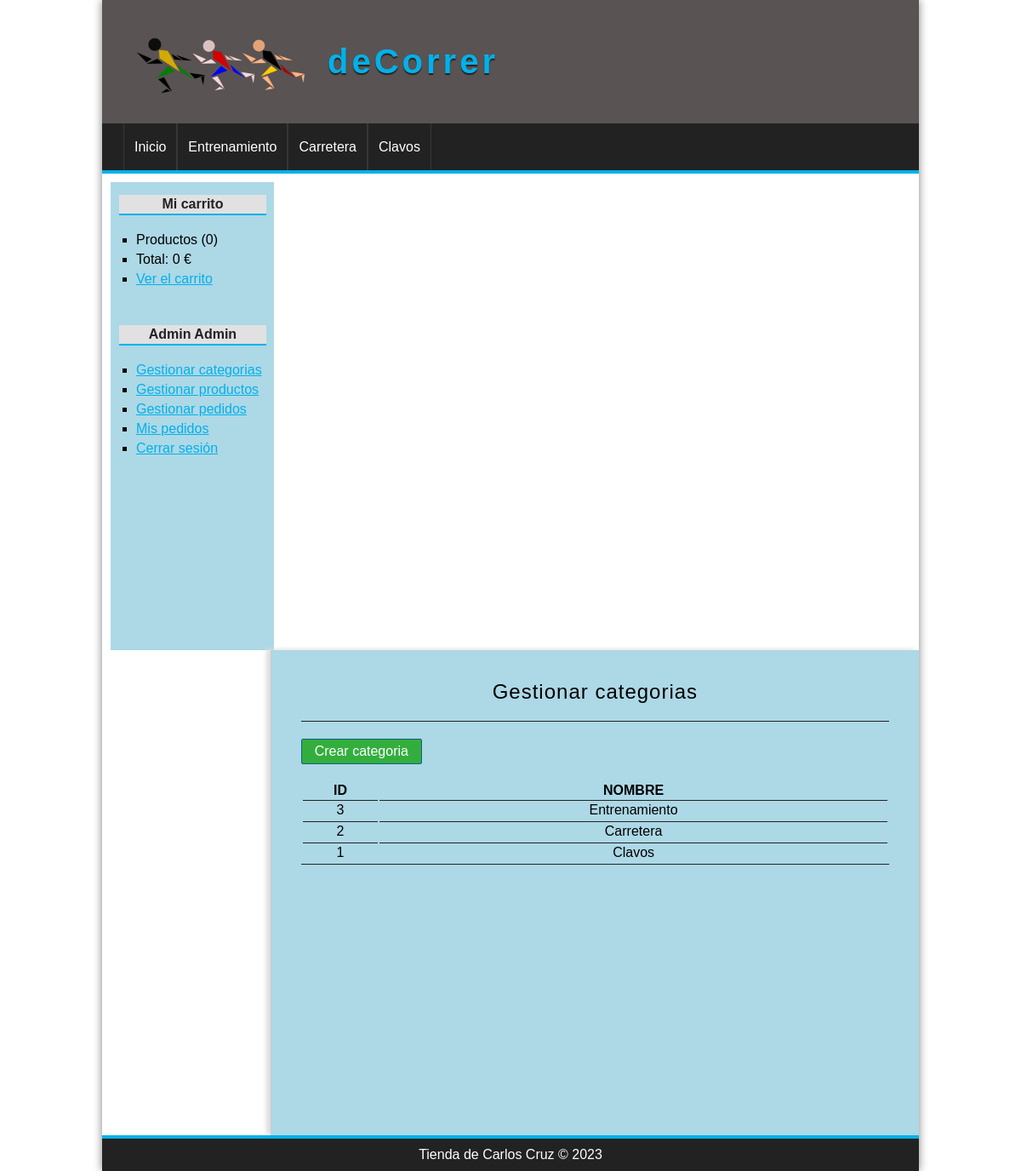
Page /categoria/index (signed in) on the committed database.
### tables this page shows
CREATE TABLE categorias(
id              int(255) auto_increment not null,
nombre          varchar(100) not null,
CONSTRAINT pk_categorias PRIMARY KEY(id) 
);

### config/db.php (called while the page is built)
<?php
class Database{
	public static function connect(){
		$db = new mysqli('localhost', 'root', '', 'deCorrer');
		$db->query("SET NAMES 'utf8'");
		return $db;
	}
}

### helpers/utils.php (called while the page is built, shortened)
<?php
class Utils{
	public static function showCategorias(){
		require_once 'models/categoria.php';
		$categoria = new Categoria();
		$categorias = $categoria->getAll();
		return $categorias;
	}
	public static function statsCarrito(){
		$stats = array(
			'count' => 0,
			'total' => 0
		);
		return $stats;
	}
}

### models/categoria.php (called while the page is built, shortened)
<?php
class Categoria{
	private $db;
	public function __construct() {
		$this->db = Database::connect();
	}
	public function getAll(){
		$categorias = $this->db->query("SELECT * FROM categorias ORDER BY id DESC;");
		return $categorias;
	}
}

### controllers/categoriaController.php (called while the page is built, shortened)
<?php
require_once 'models/categoria.php';
class categoriaController{
	public function index(){
		$categoria = new Categoria();
		$categorias = $categoria->getAll();
		require_once 'views/categoria/index.php';
	}
}

### views/categoria/index.php (the view)
<h1>Gestionar categorias</h1>
<a href="<?=base_url?>categoria/crear" class="button button-small">
	Crear categoria
</a>
<table>
	<tr>
		<th>ID</th>
		<th>NOMBRE</th>
	</tr>
	<?php while($cat = $categorias->fetch_object()): ?>
		<tr>
			<td><?=$cat->id;?></td>
			<td><?=$cat->nombre;?></td>
		</tr>
	<?php endwhile; ?>
</table>

### views/layout/header.php (shortened to what this page needs)
<!DOCTYPE HTML>
<html lang="es">
	<head>
		<link rel="stylesheet" href="<?=base_url?>assets/css/styles.css" />
	</head>
	<body>
		<div id="container">
			<header id="header">
				<div id="logo">
					<img src="<?=base_url?>assets/img/logo.png" alt="Tienda Logo" />
					<a href="<?=base_url?>">
						deCorrer
					</a>
				</div>
			</header>
			<?php $categorias = Utils::showCategorias(); ?>
			<nav id="menu">
				<ul>
					<li>
						<a href="<?=base_url?>">Inicio</a>
					</li>
					<?php while($cat = $categorias->fetch_object()): ?>
						<li>
							<a href="<?=base_url?>categoria/ver&id=<?=$cat->id?>"><?=$cat->nombre?></a>
						</li>
					<?php endwhile; ?>
				</ul>
			</nav>
			<div id="content">

### views/layout/sidebar.php
<aside id="lateral">
	<div id="carrito" class="block_aside">
		<h3>Mi carrito</h3>
		<ul>
			<?php $stats = Utils::statsCarrito(); ?>
			<li>Productos (<?=$stats['count']?>)</a></li>
			<li>Total: <?=$stats['total']?> €</a></li>
			<li><a href="<?=base_url?>carrito/index">Ver el carrito</a></li>
		</ul>
	</div>
	<div id="login" class="block_aside">
		<?php if(!isset($_SESSION['identity'])): ?>
			<h3>Entrar a la web</h3>
			<form action="<?=base_url?>usuario/login" method="post">
				<label for="email">Email</label>
				<input type="email" name="email" />
				<label for="password">Contraseña</label>
				<input type="password" name="password" />
				<input type="submit" value="Enviar" />
			</form>
		<?php else: ?>
			<h3><?=$_SESSION['identity']->nombre?> <?=$_SESSION['identity']->apellidos?></h3>
		<?php endif; ?>
		<ul>
			<?php if(isset($_SESSION['admin'])): ?>
				<li><a href="<?=base_url?>categoria/index">Gestionar categorias</a></li>
				<li><a href="<?=base_url?>producto/gestion">Gestionar productos</a></li>
				<li><a href="<?=base_url?>pedido/gestion">Gestionar pedidos</a></li>
			<?php endif; ?>
			<?php if(isset($_SESSION['identity'])): ?>
				<li><a href="<?=base_url?>pedido/mis_pedidos">Mis pedidos</a></li>
				<li><a href="<?=base_url?>usuario/logout">Cerrar sesión</a></li>
			<?php else: ?>
				<li><a href="<?=base_url?>usuario/registro">Registrate aquí</a></li>
			<?php endif; ?>
		</ul>
	</div>
</aside>
<div id="central">

### index.php (shortened to what this page needs)
<?php
require_once 'config/db.php';
require_once 'helpers/utils.php';
require_once 'views/layout/header.php';
require_once 'views/layout/sidebar.php';
if(isset($_GET['controller'])){
	$nombre_controlador = $_GET['controller'].'Controller';
}elseif(!isset($_GET['controller']) && !isset($_GET['action'])){
	$nombre_controlador = controller_default;
}else{
	show_error();
	exit();
}
if(class_exists($nombre_controlador)){
	$controlador = new $nombre_controlador();
	if(isset($_GET['action']) && method_exists($controlador, $_GET['action'])){
		$action = $_GET['action'];
		$controlador->$action();
	}elseif(!isset($_GET['controller']) && !isset($_GET['action'])){
		$action_default = action_default;
		$controlador->$action_default();
	}else{
		show_error();
	}
}else{
	show_error();
}
require_once 'views/layout/footer.php';

### views/layout/footer.php
</div>
</div>
			<footer id="footer">
				<p>Tienda de Carlos Cruz &copy; <?= date('Y') ?></p>
			</footer>
		</div>
	</body>
</html>

### assets/css/styles.css (style rules this page uses)
* { padding: 0px; margin: 0px; font-family: sans-serif, Helvetica, Arial; }
body { background: url(../img/pista.jpeg); background-size: cover; }
a { color: #01B1EA; }
table { text-align: center; width: 100%; border-bottom: 1px solid #222; }
td { border-top: 1px solid #222; padding: 2px; }
#container { width: 80%; margin: 0px auto; box-shadow: 0px 0px 10px gray; background: white; }
#header { height: 145px; background: #595353; }
#logo { padding: 20px; margin-left: 20px; float:left; }
#logo img { float:left; height: 200px; margin-top:-50px; margin-bottom:-50px }
#logo a { float:left; font-size: 40px; letter-spacing: 4px; font-family: Helvetica, Arial; color: #01B1EA; font-weight: bold; text-decoration: none; margin-top: 30px; margin-left: 25px; text-shadow: 0px 2px 1px #222222; transition: all 300ms; }
#menu { clear:both; background: #222; color: white; height: 55px; border-bottom: 4px solid #01B1EA; }
#menu ul { list-style: none; text-decoration: none; margin: 0px auto; margin-left: 25px; }
#menu ul li { line-height: 55px; float:left; border-right: 1px solid #363636; }
#menu a { display: block; color: white; text-decoration: none; padding-left: 12px; padding-right: 12px; transition: all 300ms; }
#menu a:first-child { border-left: 1px solid #363636; }
#content { margin: 0px auto; overflow: hidden; background: white; }
#lateral { width: 20.01%; min-height: 550px; float: left; margin-top:10px; margin-left: 10px; background-color: lightblue; }
#lateral .block_aside { display: block; width: 90%; margin: 5px auto; padding: 10px; }
#lateral h3 { display: block; color: #222; width: 100%; text-align: center; padding-top: 2px; padding-bottom: 2px; margin-bottom: 15px; font-size: 16px; font-weight: bold; background: #E1E1E1; border-bottom: 2px solid #01B1EA; }
#lateral ul { margin-top: 20px; margin-bottom: 20px; }
#lateral ul li { list-style: square; margin-left: 20px; margin-top: 5px; margin-bottom: 5px; }
input[type="button"], input[type="submit"], button, .button { display: block; border-radius: 2px; width: auto; padding: 5px; padding-left: 10px; padding-right: 10px; color: white; background: #2979CD; border: 1px solid #11608E; cursor:pointer; }
.button { background: #33AE3D; color: white !important; text-decoration: none; }
.button-small { width: 120px; text-align: center; margin-bottom: 20px; }
#central { width: 72%; min-height: 500px; float: right; border-left: 1px solid #ccc; box-shadow: -5px -1px 5px #ddd; padding:35px; background-color: lightblue; }
#central h1 { font-size: 24px; font-weight: normal; letter-spacing: 1px; text-align: center; border-bottom: 1px solid #222; margin-bottom: 20px; padding: 20px; padding-top: 0px; }
#footer { clear: both; text-align: center; padding-top:10px; padding-bottom: 10px; color: white; background: #222222; border-top: 4px solid #01B1EA; }

### rows in the picture
categorias: nombre "Entrenamiento", id "3"
categorias: nombre "Carretera", id "2"
categorias: nombre "Clavos", id "1"

### other values in the picture
$stats['count'] "0"
$stats['total'] "0"
$_SESSION['identity']->nombre "Admin"
$_SESSION['identity']->apellidos "Admin"
